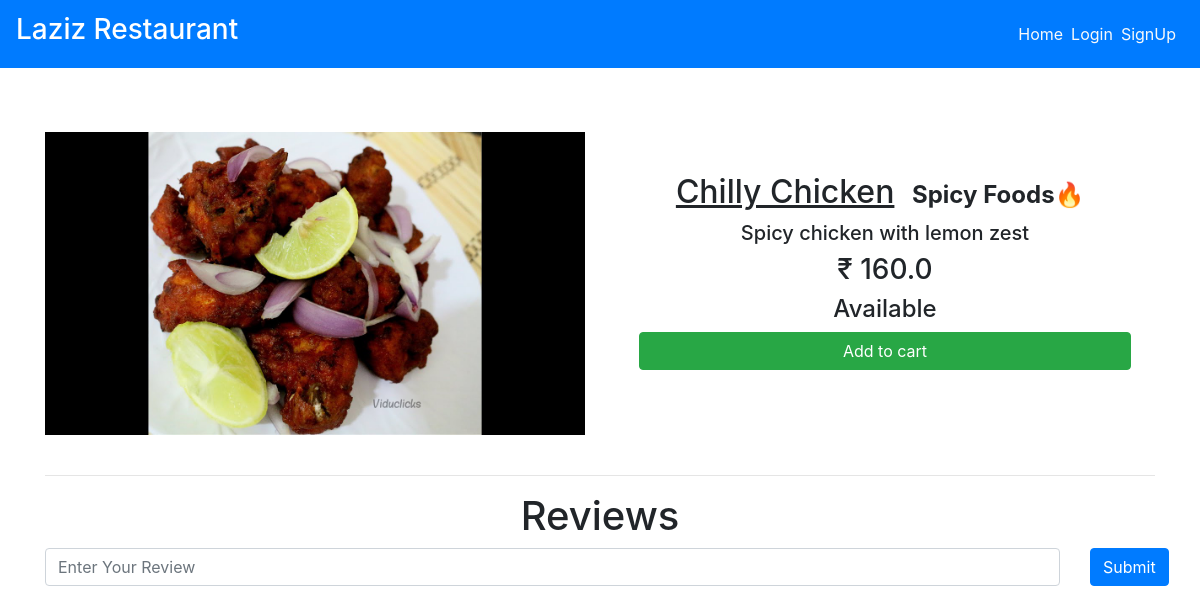
The app's page /dishes/CC with its own data.
### main/models.py (models this page shows, shortened)
class Item(models.Model):
    LABELS = (
        ('Best Selling Foods', 'Best Selling Foods'),
        ('New Food', 'New Food'),
        ('Spicy Foods🔥', 'Spicy Foods🔥'),
    )
    LABEL_COLOUR = (
        ('danger', 'danger'),
        ('success', 'success'),
        ('primary', 'primary'),
        ('info', 'info'),
        ('warning', 'warning'),
    )
    title = models.CharField(max_length=150)
    description = models.CharField(max_length=250,blank=True)
    price = models.FloatField()
    pieces = models.IntegerField(default=6)
    instructions = models.CharField(max_length=250,default="Available")
    image = models.ImageField(default='default.png', upload_to='images/')
    labels = models.CharField(max_length=25, choices=LABELS, blank=True)
    label_colour = models.CharField(max_length=15, choices=LABEL_COLOUR, blank=True)
    slug = models.SlugField(default="foods")
    created_by = models.ForeignKey(User, on_delete=models.CASCADE)

### main/views.py (the view)
# urls.py: path('dishes/<slug>', views.menuDetail, name='dishes'),
def menuDetail(request, slug):
    item = Item.objects.filter(slug=slug).first()
    reviews = Reviews.objects.filter(rslug=slug).order_by('-id')[:7]
    context = {
        'item' : item,
        'reviews' : reviews,
    }
    return render(request, 'main/dishes.html', context)

### main/templates/main/dishes.html (shortened to what this page needs)
{% extends "main/layout.html" %}
{% block content %}
<div class="dishes">
  <main class="mt-3 pt-4 main">
    <div class="container dark-grey-text">
      <div class="row wow fadeIn">
        <div class="col-md-6 mb-4">
          <img src="{{ item.image.url }}" class="img-fluid mt-4" alt="">
        </div>
        <div class="col-md-6 mb-4 information">
          <div class="p-4 content">
            <div class="mt-0">
                <h2><u>{{ item.title }}</u><span class="badge badge-{{ item.label_colour }} ml-2">{{ item.labels }}</span></h2>
            </div>
            <div class="lead">
              {% if item.description %}
              <h5>{{ item.description }}</h5>
              {% endif %}
              <h3> &#8377; {{ item.price }} </h3>
              <h4>{{ item.instructions }}</h4>
            </div>
            <a href="{% url 'main:add-to-cart' item.slug %}" class="btn btn-success btn-md my-0 p">Add to cart</a>
          </div>
        </div>
      </div>
      <hr>
    </div>
  </main>
  <div class="container">
    <h1 class="text-center">Reviews</h1>
    <form action="{% url 'main:add_reviews' %}" method="POST" class="mb-3">
      <div class="row">
        <div class="col-sm-11">
          <input type="text" name="review" class="form-control" placeholder="Enter Your Review">
        </div>
        <div class="col-sm-1">
          <button type="submit" class="btn btn-primary">Submit</button>
        </div>
      </div>
    </form>
  </div>
</div>
{% endblock content %}

### main/static/main/styles.css (style rules this page uses)
.dishes .main .container .row img { max-width: 540px; max-height: 450px; width: fit-content; }
.dishes .main .container .row .content { display: flex; flex-direction: column; text-align: center; justify-content: center; }
.dishes .main .container .row .information { display: flex; flex-direction: column; text-align: center; justify-content: center; }

### records on screen
Item: image (picture), title "Chilly Chicken", labels "Spicy Foods🔥", description "Spicy chicken with lemon zest", price "160.0", instructions "Available"
